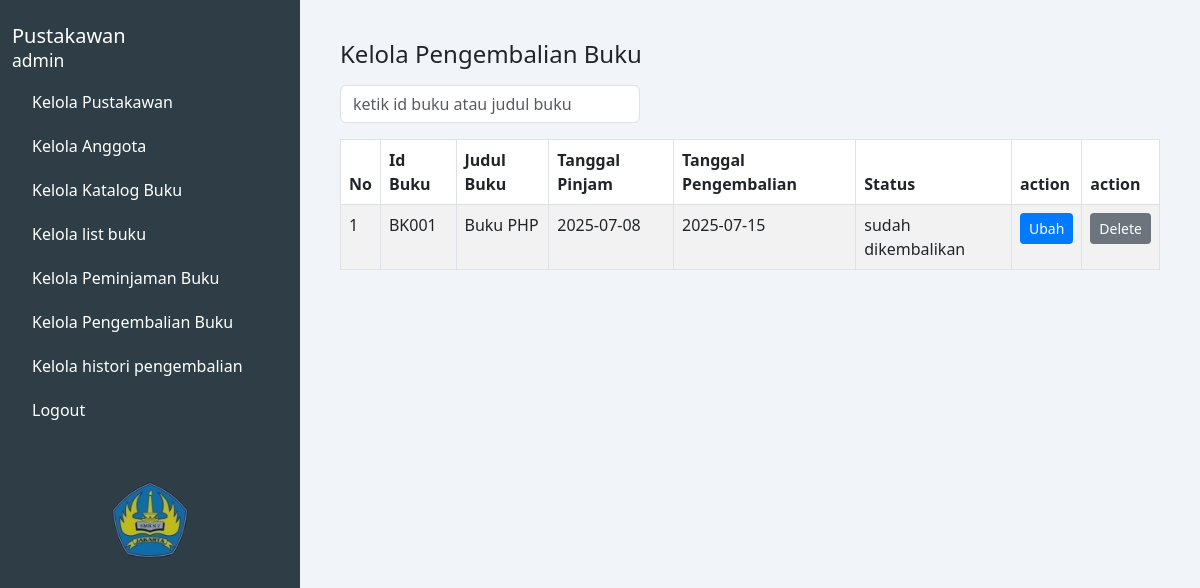
Before: /kelola_pengembalian.php with the older database file.
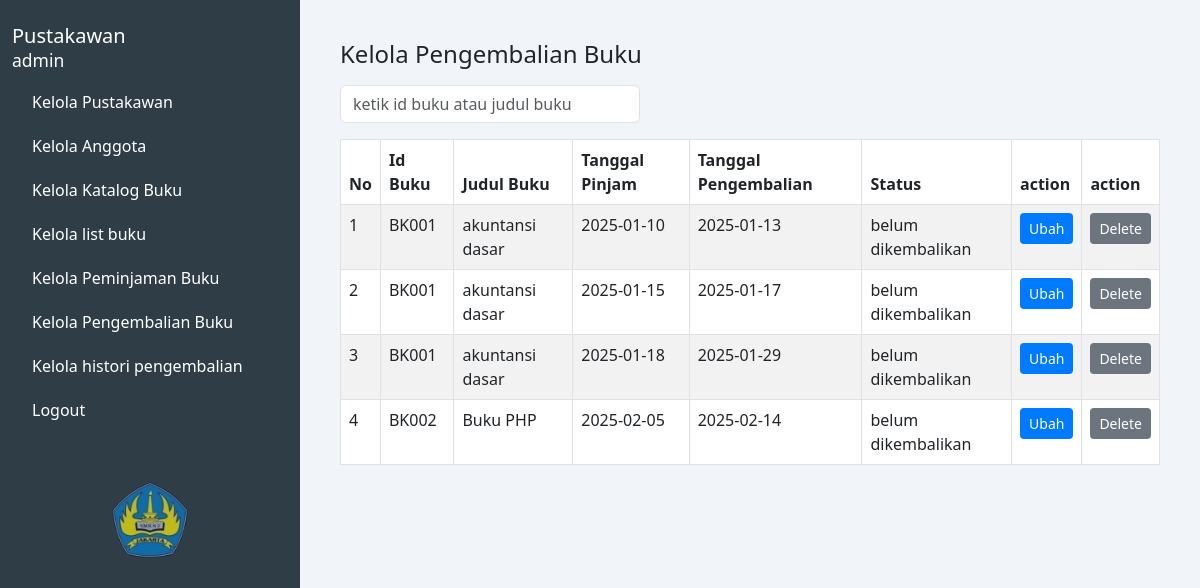
After: the same page with the newer database file.
### tables this page shows
CREATE TABLE `data_pengembalian` (
  `judul_buku` varchar(50) NOT NULL,
  `tanggal_pinjam` date NOT NULL,
  `tanggal_pengembalian` date NOT NULL,
  `status_pengembalian` enum('sudah dikembalikan','belum dikembalikan') NOT NULL,
  `id_buku` varchar(11) NOT NULL
);

### kelola_pengembalian.php (the view, shortened to what this page needs)
<?php
$koneksi = mysqli_connect("localhost", "root", "", "perpustakaan");
$query = "SELECT * FROM data_pengembalian";
$result = mysqli_query($koneksi, $query);
?>
<!DOCTYPE html>
<html lang="en">
<head>
    <link href="https://cdn.jsdelivr.net/npm/bootstrap@5.3.0/dist/css/bootstrap.min.css" rel="stylesheet" />
</head>
<body>
<div class="container-fluid">
    <div class="row">
        <nav class="col-md-3 d-none d-md-block sidebar min-vh-100 position-relative">
            <h5 class="pt-4">Pustakawan<br /><small>admin</small></h5>
            <a href="kelola_pustakawan.php">Kelola Pustakawan</a>
            <a href="kelola_anggota.php">Kelola Anggota</a>
            <a href="kelola_katalog.php">Kelola Katalog Buku</a>
            <a href="kelola_list_buku.php">Kelola list buku</a>
            <a href="kelola_peminjaman.php">Kelola Peminjaman Buku</a>
            <a href="kelola_pengembalian.php">Kelola Pengembalian Buku</a>
            <a href="kelola_histori.php">Kelola histori pengembalian</a>
            <a href="logout.php" data-bs-toggle="modal" data-bs-target="#logoutModal">Logout</a>
            <div class="image-box text-center mt-5">
                <img src="assets/logo_sekolah.png" alt="icon" />
            </div>
        </nav>
        <main class="col-md-9 col-12 main-content">
            <h4>Kelola Pengembalian Buku</h4>
            <div class="d-flex flex-wrap gap-2 align-items-center mb-3 mt-3">
                <input type="text" id="searchInput" class="form-control form-control-md me-2" placeholder="ketik id buku atau judul buku" style="max-width: 300px;" oninput="filterTable()" />
            </div>
            <div class="table-responsive">
                <table class="table table-bordered table-striped" id="pengembalianTable">
                    <thead>
                        <tr>
                            <th>No</th>
                            <th>Id Buku</th>
                            <th>Judul Buku</th>
                            <th>Tanggal Pinjam</th>
                            <th>Tanggal Pengembalian</th>
                            <th>Status</th>
                            <th>action</th>
                            <th>action</th>
                    </thead>
                    <tbody>
                        <?php
                        $no = 1;
                        if (mysqli_num_rows($result) > 0) {
                            while ($row = mysqli_fetch_assoc($result)) {
                                echo '<tr data-id-buku="' . htmlspecialchars($row['id_buku']) . '">';
                                echo "<td>" . $no++ . "</td>";
                                echo "<td>" . htmlspecialchars($row['id_buku']) . "</td>";
                                echo "<td>" . htmlspecialchars($row['judul_buku']) . "</td>";
                                echo "<td>" . htmlspecialchars($row['tanggal_pinjam']) . "</td>";
                                echo "<td>" . htmlspecialchars($row['tanggal_pengembalian']) . "</td>";
                                echo '<td class="status-cell">' . htmlspecialchars($row['status_pengembalian']) . '</td>';
                                echo '<td>
                                            <button class="btn btn-sm btn-edit" data-bs-toggle="modal" data-bs-target="#ubahStatusPengembalianModal"
                                                data-id="' . htmlspecialchars($row['id_buku']) . '" data-status="' . htmlspecialchars($row['status_pengembalian']) . '">
                                                Ubah
                                            </button>
                                        </td>';
                                 echo '<td>
                                        <button class="btn btn-sm btn-delete" data-bs-toggle="modal" data-bs-target="#hapusPengembalianModal" data-id="' . htmlspecialchars($row['id_buku']) . '">
                                            Delete
                                        </button>
                                    </td>';
                                echo "</tr>";
                            }
                        } else {
                            echo '<tr><td colspan="8" class="text-center">Tidak ada data pengembalian.</td></tr>';
                        }
                        ?>
                    </tbody>
                </table>
            </div>
        </main>
    </div>
</div>
</body>
</html>

Changed rows visible on the page:
removed data_pengembalian: id_buku "BK001", judul_buku "Buku PHP", tanggal_pinjam "2025-07-08", tanggal_pengembalian "2025-07-15", status_pengembalian "sudah dikembalikan"
added data_pengembalian: id_buku "BK001", judul_buku "akuntansi dasar", tanggal_pinjam "2025-01-10", tanggal_pengembalian "2025-01-13", status_pengembalian "belum dikembalikan"
added data_pengembalian: id_buku "BK001", judul_buku "akuntansi dasar", tanggal_pinjam "2025-01-15", tanggal_pengembalian "2025-01-17", status_pengembalian "belum dikembalikan"
added data_pengembalian: id_buku "BK001", judul_buku "akuntansi dasar", tanggal_pinjam "2025-01-18", tanggal_pengembalian "2025-01-29", status_pengembalian "belum dikembalikan"
added data_pengembalian: id_buku "BK002", judul_buku "Buku PHP", tanggal_pinjam "2025-02-05", tanggal_pengembalian "2025-02-14", status_pengembalian "belum dikembalikan"
